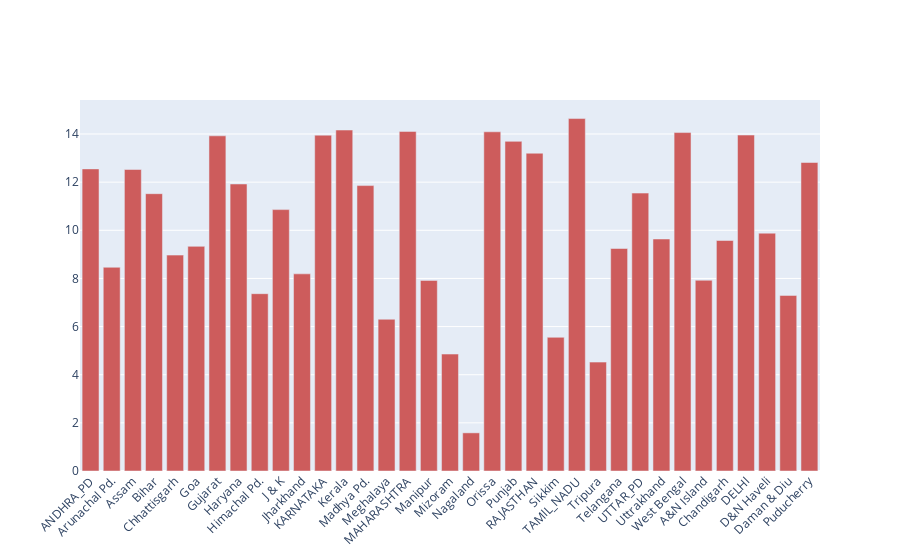

Notebook source saved alongside this figure:
### Code cell
import plotly.graph_objects as go

States = list(dengue_df['State'])[0:-1]

fig = go.Figure()
fig.add_trace(go.Bar(
    x=States,
    y=np.log2(T_Cases),
    name='Primary Product',
    marker_color='indianred'
))

# Here we modify the tickangle of the xaxis, resulting in rotated labels.
fig.update_layout(barmode='group', xaxis_tickangle=-45)
fig.show()

### Figure 1 — Plotly figure (JSON) as saved in the notebook; plotly's stock layout.template omitted (floating-point values rounded to 4 significant figures)
{"data": [{"marker": {"color": "indianred"}, "name": "Primary Product", "type": "bar", "x": ["ANDHRA_PD", "Arunachal Pd.", "Assam", "Bihar", "Chhattisgarh", "Goa", "Gujarat", "Haryana", "Himachal Pd.", "J & K", "Jharkhand", "KARNATAKA", "Kerala", "Madhya Pd.", "Meghalaya", "MAHARASHTRA", "Manipur", "Mizoram", "Nagaland", "Orissa", "Punjab", "RAJASTHAN", "Sikkim", "TAMIL_NADU", "Tripura", "Telangana", "UTTAR_PD", "Uttrakhand", "West Bengal", "A&N Island", "Chandigarh", "DELHI", "D&N Haveli", "Daman & Diu", "Puducherry"], "y": [12.55, 8.464, 12.53, 11.52, 8.969, 9.333, 13.92, 11.92, 7.366, 10.86, 8.19, 13.95, 14.17, 11.86, 6.304, 14.11, 7.919, 4.858, 1.585, 14.09, 13.69, 13.2, 5.555, 14.64, 4.524, 9.243, 11.55, 9.638, 14.06, 7.925, 9.576, 13.96, 9.881, 7.295, 12.82, 17.66]}], "layout": {"barmode": "group", "xaxis": {"tickangle": -45}}}
